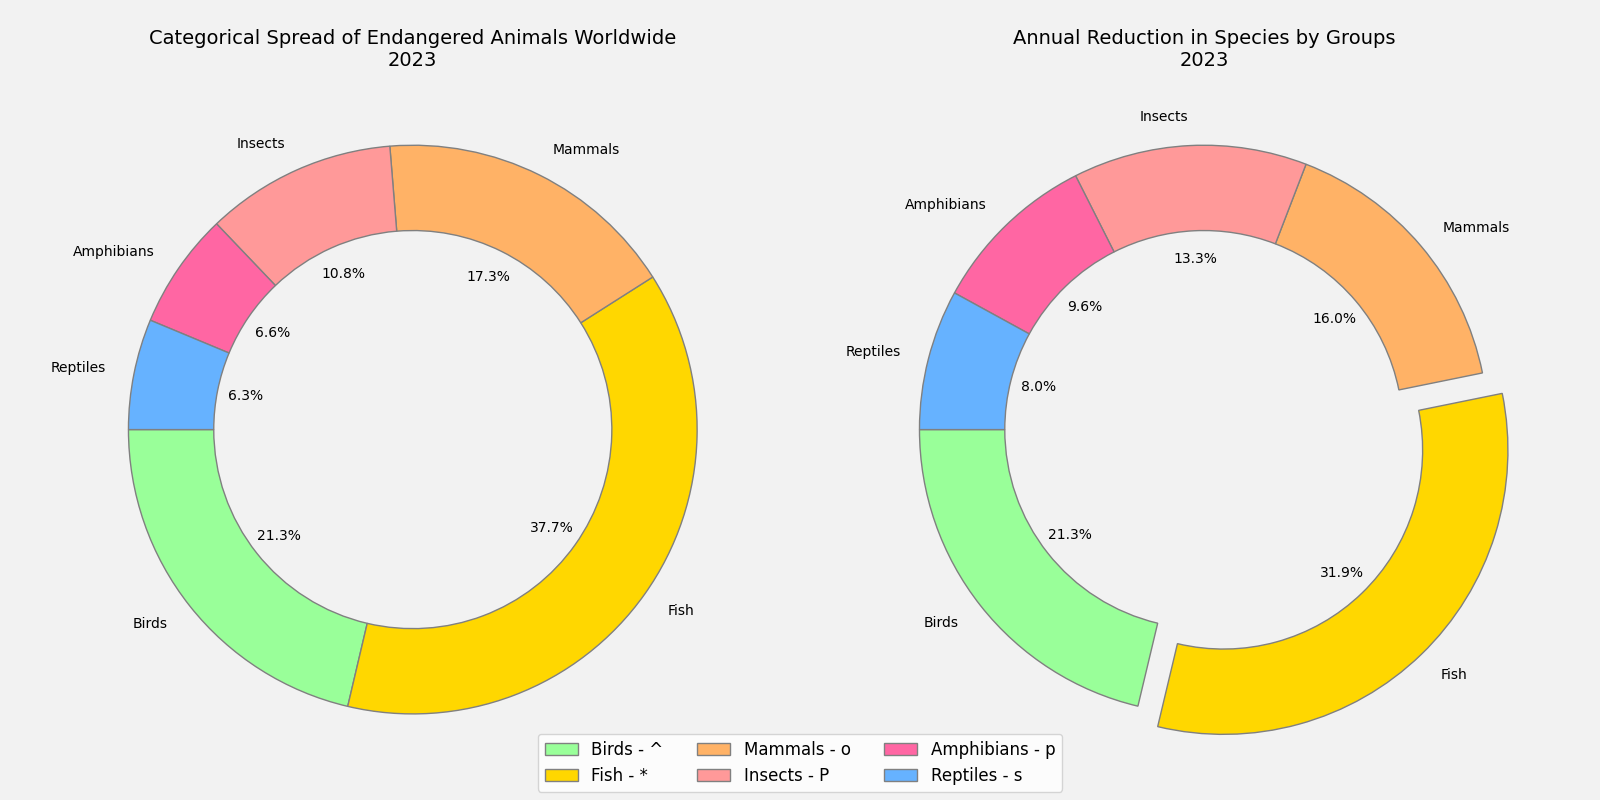

Write Python code to recreate this figure.
import matplotlib.pyplot as plt

species_categories = ['Birds', 'Fish', 'Mammals', 'Insects', 'Amphibians', 'Reptiles']
number_of_species = [679, 1200, 550, 345, 210, 200]
species_lost_per_year = [40, 60, 30, 25, 18, 15]

colors = ['#99FF99', '#FFD700', '#FFB266', '#FF9999', '#FF66A3', '#66B2FF']

fig, (ax1, ax2) = plt.subplots(1, 2, figsize=(16, 8))

ax1.pie(
    number_of_species,
    labels=species_categories,
    autopct='%1.1f%%',
    startangle=180,
    colors=colors,
    wedgeprops={'edgecolor': 'gray', 'width': 0.3}
)

ax1.set_title('Categorical Spread of Endangered Animals Worldwide\n2023', fontsize=14)

ax2.pie(
    species_lost_per_year,
    labels=species_categories,
    autopct='%1.1f%%',
    startangle=180,
    colors=colors,
    wedgeprops={'edgecolor': 'gray', 'width': 0.3},
    explode=[0.1 if i == max(species_lost_per_year) else 0 for i in species_lost_per_year]
)

ax2.set_title('Annual Reduction in Species by Groups\n2023', fontsize=14)

fig.patch.set_facecolor('#f2f2f2')

markers = ['^', '*', 'o', 'P', 'p', 's']
legend_labels = [f'{cat} - {mark}' for cat, mark in zip(species_categories, markers)]
plt.figlegend(legend_labels, loc='lower center', ncol=3, fontsize=12)

plt.tight_layout(rect=[0, 0, 1, 0.95])
plt.show()
